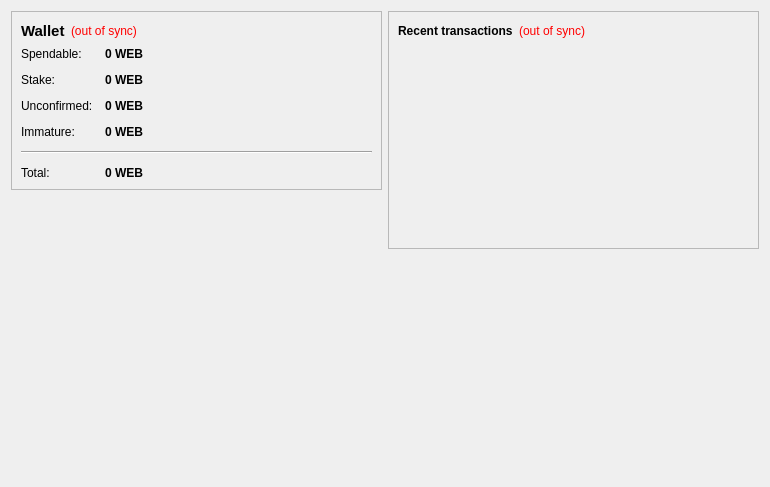
<?xml version="1.0" encoding="UTF-8"?>
<ui version="4.0">
 <class>OverviewPage</class>
 <widget class="QWidget" name="OverviewPage">
  <property name="geometry">
   <rect>
    <x>0</x>
    <y>0</y>
    <width>770</width>
    <height>487</height>
   </rect>
  </property>
  <property name="windowTitle">
   <string>Form</string>
  </property>
  <layout class="QHBoxLayout" name="horizontalLayout" stretch="1,1">
   <item>
    <layout class="QVBoxLayout" name="verticalLayout_2">
     <item>
      <widget class="QFrame" name="frame">
       <property name="frameShape">
        <enum>QFrame::StyledPanel</enum>
       </property>
       <property name="frameShadow">
        <enum>QFrame::Raised</enum>
       </property>
       <layout class="QVBoxLayout" name="verticalLayout_4">
        <item>
         <layout class="QHBoxLayout" name="horizontalLayout_4">
          <item>
           <widget class="QLabel" name="label_5">
            <property name="font">
             <font>
              <pointsize>11</pointsize>
              <weight>75</weight>
              <bold>true</bold>
             </font>
            </property>
            <property name="text">
             <string>Wallet</string>
            </property>
           </widget>
          </item>
          <item>
           <widget class="QLabel" name="labelWalletStatus">
            <property name="toolTip">
             <string>The displayed information may be out of date. Your wallet automatically synchronizes with the Webcoin network after a connection is established, but this process has not completed yet.</string>
            </property>
            <property name="styleSheet">
             <string notr="true">QLabel { color: red; }</string>
            </property>
            <property name="text">
             <string notr="true">(out of sync)</string>
            </property>
            <property name="alignment">
             <set>Qt::AlignLeading|Qt::AlignLeft|Qt::AlignVCenter</set>
            </property>
           </widget>
          </item>
          <item>
           <spacer name="horizontalSpacer_2">
            <property name="orientation">
             <enum>Qt::Horizontal</enum>
            </property>
            <property name="sizeHint" stdset="0">
             <size>
              <width>40</width>
              <height>20</height>
             </size>
            </property>
           </spacer>
          </item>
         </layout>
        </item>
        <item>
         <layout class="QFormLayout" name="formLayout_2">
          <property name="fieldGrowthPolicy">
           <enum>QFormLayout::AllNonFixedFieldsGrow</enum>
          </property>
          <property name="horizontalSpacing">
           <number>12</number>
          </property>
          <property name="verticalSpacing">
           <number>12</number>
          </property>
          <item row="0" column="0">
           <widget class="QLabel" name="label">
            <property name="text">
             <string>Spendable:</string>
            </property>
           </widget>
          </item>
          <item row="0" column="1">
           <widget class="QLabel" name="labelBalance">
            <property name="font">
             <font>
              <weight>75</weight>
              <bold>true</bold>
             </font>
            </property>
            <property name="cursor">
             <cursorShape>IBeamCursor</cursorShape>
            </property>
            <property name="toolTip">
             <string>Your current spendable balance</string>
            </property>
            <property name="text">
             <string notr="true">0 WEB</string>
            </property>
            <property name="textInteractionFlags">
             <set>Qt::LinksAccessibleByMouse|Qt::TextSelectableByKeyboard|Qt::TextSelectableByMouse</set>
            </property>
           </widget>
          </item>
          <item row="1" column="0">
           <widget class="QLabel" name="label_6">
            <property name="text">
             <string>Stake:</string>
            </property>
           </widget>
          </item>
          <item row="1" column="1">
           <widget class="QLabel" name="labelStake">
            <property name="font">
             <font>
              <weight>75</weight>
              <bold>true</bold>
             </font>
            </property>
            <property name="cursor">
             <cursorShape>IBeamCursor</cursorShape>
            </property>
            <property name="toolTip">
             <string>Total of coins that was staked, and do not yet count toward the current balance</string>
            </property>
            <property name="text">
             <string notr="true">0 WEB</string>
            </property>
            <property name="textInteractionFlags">
             <set>Qt::LinksAccessibleByMouse|Qt::TextSelectableByKeyboard|Qt::TextSelectableByMouse</set>
            </property>
           </widget>
          </item>
          <item row="2" column="0">
           <widget class="QLabel" name="label_3">
            <property name="text">
             <string>Unconfirmed:</string>
            </property>
           </widget>
          </item>
          <item row="2" column="1">
           <widget class="QLabel" name="labelUnconfirmed">
            <property name="font">
             <font>
              <weight>75</weight>
              <bold>true</bold>
             </font>
            </property>
            <property name="cursor">
             <cursorShape>IBeamCursor</cursorShape>
            </property>
            <property name="toolTip">
             <string>Total of transactions that have yet to be confirmed, and do not yet count toward the current balance</string>
            </property>
            <property name="text">
             <string notr="true">0 WEB</string>
            </property>
            <property name="textInteractionFlags">
             <set>Qt::LinksAccessibleByMouse|Qt::TextSelectableByKeyboard|Qt::TextSelectableByMouse</set>
            </property>
           </widget>
          </item>
          <item row="3" column="0">
           <widget class="QLabel" name="labelImmatureText">
            <property name="text">
             <string>Immature:</string>
            </property>
           </widget>
          </item>
          <item row="3" column="1">
           <widget class="QLabel" name="labelImmature">
            <property name="font">
             <font>
              <weight>75</weight>
              <bold>true</bold>
             </font>
            </property>
            <property name="toolTip">
             <string>Mined balance that has not yet matured</string>
            </property>
            <property name="text">
             <string notr="true">0 WEB</string>
            </property>
            <property name="textInteractionFlags">
             <set>Qt::LinksAccessibleByMouse|Qt::TextSelectableByKeyboard|Qt::TextSelectableByMouse</set>
            </property>
           </widget>
          </item>
          <item row="4" column="0" colspan="2">
           <widget class="Line" name="line">
            <property name="orientation">
             <enum>Qt::Horizontal</enum>
            </property>
           </widget>
          </item>
          <item row="5" column="0">
           <widget class="QLabel" name="labelTotalText">
            <property name="text">
             <string>Total:</string>
            </property>
           </widget>
          </item>
          <item row="5" column="1">
           <widget class="QLabel" name="labelTotal">
            <property name="font">
             <font>
              <weight>75</weight>
              <bold>true</bold>
             </font>
            </property>
            <property name="cursor">
             <cursorShape>IBeamCursor</cursorShape>
            </property>
            <property name="toolTip">
             <string>Your current total balance</string>
            </property>
            <property name="text">
             <string notr="true">0 WEB</string>
            </property>
            <property name="textInteractionFlags">
             <set>Qt::LinksAccessibleByMouse|Qt::TextSelectableByKeyboard|Qt::TextSelectableByMouse</set>
            </property>
           </widget>
          </item>
         </layout>
        </item>
       </layout>
      </widget>
     </item>
     <item>
      <spacer name="verticalSpacer">
       <property name="orientation">
        <enum>Qt::Vertical</enum>
       </property>
       <property name="sizeHint" stdset="0">
        <size>
         <width>20</width>
         <height>40</height>
        </size>
       </property>
      </spacer>
     </item>
     <item>
      <widget class="QLabel" name="label_2">
       <property name="autoFillBackground">
        <bool>true</bool>
       </property>
       <property name="text">
        <string/>
       </property>
       <property name="pixmap">
        <pixmap resource="../bitcoin.qrc">:/icons/coinbg</pixmap>
       </property>
       <property name="scaledContents">
        <bool>false</bool>
       </property>
       <property name="margin">
        <number>0</number>
       </property>
      </widget>
     </item>
    </layout>
   </item>
   <item>
    <layout class="QVBoxLayout" name="verticalLayout_3">
     <item>
      <widget class="QFrame" name="frame_2">
       <property name="frameShape">
        <enum>QFrame::StyledPanel</enum>
       </property>
       <property name="frameShadow">
        <enum>QFrame::Raised</enum>
       </property>
       <layout class="QVBoxLayout" name="verticalLayout">
        <item>
         <layout class="QHBoxLayout" name="horizontalLayout_2">
          <item>
           <widget class="QLabel" name="label_4">
            <property name="text">
             <string>&lt;b&gt;Recent transactions&lt;/b&gt;</string>
            </property>
           </widget>
          </item>
          <item>
           <widget class="QLabel" name="labelTransactionsStatus">
            <property name="toolTip">
             <string>The displayed information may be out of date. Your wallet automatically synchronizes with the Webcoin network after a connection is established, but this process has not completed yet.</string>
            </property>
            <property name="styleSheet">
             <string notr="true">QLabel { color: red; }</string>
            </property>
            <property name="text">
             <string notr="true">(out of sync)</string>
            </property>
            <property name="alignment">
             <set>Qt::AlignRight|Qt::AlignTrailing|Qt::AlignVCenter</set>
            </property>
           </widget>
          </item>
          <item>
           <spacer name="horizontalSpacer">
            <property name="orientation">
             <enum>Qt::Horizontal</enum>
            </property>
            <property name="sizeHint" stdset="0">
             <size>
              <width>40</width>
              <height>20</height>
             </size>
            </property>
           </spacer>
          </item>
         </layout>
        </item>
        <item>
         <widget class="QListView" name="listTransactions">
          <property name="styleSheet">
           <string notr="true">QListView { background: transparent; }</string>
          </property>
          <property name="frameShape">
           <enum>QFrame::NoFrame</enum>
          </property>
          <property name="verticalScrollBarPolicy">
           <enum>Qt::ScrollBarAlwaysOff</enum>
          </property>
          <property name="horizontalScrollBarPolicy">
           <enum>Qt::ScrollBarAlwaysOff</enum>
          </property>
          <property name="selectionMode">
           <enum>QAbstractItemView::NoSelection</enum>
          </property>
         </widget>
        </item>
       </layout>
      </widget>
     </item>
     <item>
      <spacer name="verticalSpacer_2">
       <property name="orientation">
        <enum>Qt::Vertical</enum>
       </property>
       <property name="sizeHint" stdset="0">
        <size>
         <width>20</width>
         <height>40</height>
        </size>
       </property>
      </spacer>
     </item>
    </layout>
   </item>
  </layout>
 </widget>
 <resources/>
 <connections/>
</ui>
